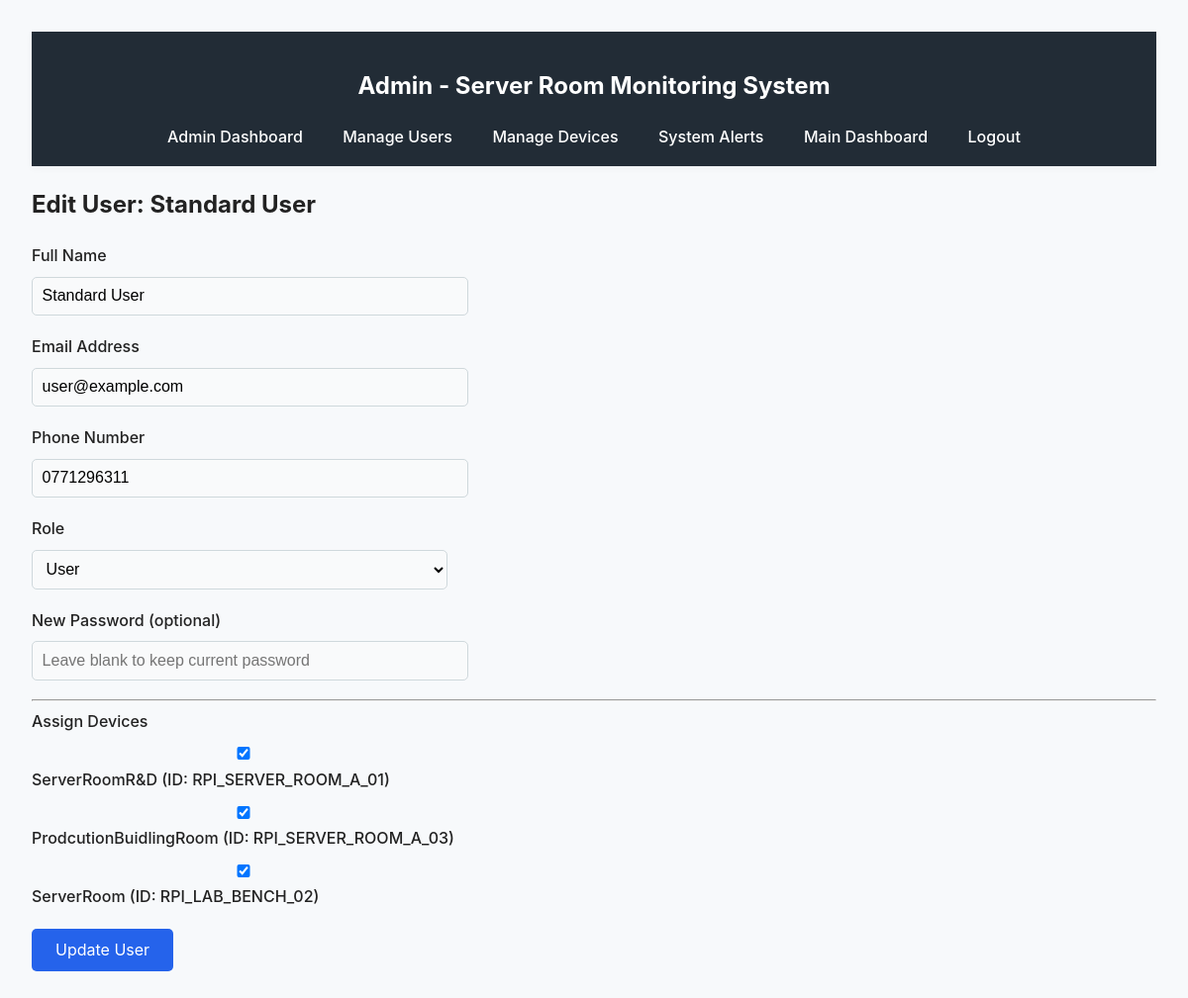
The app's page /admin/users/edit/2 (signed in) with its own data.
### app/models.py (models this page shows, shortened)
class User(UserMixin, db.Model):
    id = db.Column(db.Integer, primary_key=True)
    full_name = db.Column(db.String(120), nullable=False)
    email = db.Column(db.String(120), index=True, unique=True, nullable=False)
    phone_number = db.Column(db.String(20))
    password_hash = db.Column(db.String(256))
    role = db.Column(db.String(10), default='user', nullable=False)
    devices = db.relationship(
        'Device', secondary=user_device_association,
        backref=db.backref('users', lazy='dynamic'), lazy='dynamic'
    )

class Device(db.Model):
    id = db.Column(db.Integer, primary_key=True)
    name = db.Column(db.String(120), nullable=False)
    unique_hardware_id = db.Column(db.String(120), unique=True, nullable=False)
    category = db.Column(db.String(120), default='default')
    temp_threshold_high = db.Column(db.Float)
    humidity_threshold_low = db.Column(db.Float)
    humidity_threshold_high = db.Column(db.Float)
    alert_on_water = db.Column(db.Boolean, default=True)
    voltage_threshold_low = db.Column(db.Float)
    voltage_threshold_high = db.Column(db.Float)
    temp_alert_status = db.Column(db.Boolean, default=False)
    humidity_alert_status = db.Column(db.Boolean, default=False)
    water_alert_status = db.Column(db.Boolean, default=False)
    voltage_alert_status = db.Column(db.Boolean, default=False)
    sensor_data = db.relationship('SensorData', backref='device', lazy='dynamic')
    alerts = db.relationship('AlertLog', backref='device', lazy='dynamic')

### app/admin.py (the view, shortened to what this page needs)
@bp.route('/users/edit/<int:user_id>', methods=['GET', 'POST'])
@login_required
@admin_required
def edit_user(user_id):
    user_to_edit = User.query.get_or_404(user_id)
    all_devices = Device.query.all()
    return render_template('admin/edit_user.html', user=user_to_edit, devices=all_devices)

### app/auth.py (called while the page is built)
def admin_required(f):
    @wraps(f)
    def decorated_function(*args, **kwargs):
        if not current_user.is_authenticated or current_user.role != 'admin':
            abort(403) # Forbidden
        return f(*args, **kwargs)
    return decorated_function

@login.user_loader
def load_user(id):
    return User.query.get(int(id))

### app/templates/admin/edit_user.html (shortened to what this page needs)
{% extends 'admin/layout.html' %}
{% block content %}
  <h2>Edit User: {{ user.full_name }}</h2>
  <form method="post">
    <div class="form-group">
      <label for="full_name">Full Name</label>
      <input type="text" id="full_name" name="full_name" value="{{ user.full_name }}" required>
    </div>
    <div class="form-group">
      <label for="email">Email Address</label>
      <input type="email" id="email" name="email" value="{{ user.email }}" required>
    </div>
    <div class="form-group">
      <label for="phone_number">Phone Number</label>
      <input type="text" id="phone_number" name="phone_number" value="{{ user.phone_number or '' }}">
    </div>
    <div class="form-group">
      <label for="role">Role</label>
      <select id="role" name="role">
        <option value="user" {% if user.role == 'user' %}selected{% endif %}>User</option>
      </select>
    </div>
    <div class="form-group">
        <label for="password">New Password (optional)</label>
        <input type="password" id="password" name="password" placeholder="Leave blank to keep current password">
    </div>
    <hr>
    <div class="form-group">
      <label>Assign Devices</label>
      <div class="checkbox-group">
        {% for device in devices %}
          <div class="checkbox-item">
            <input type="checkbox" id="device-{{ device.id }}" name="devices" value="{{ device.id }}"
                   {% if device in user.devices.all() %}checked{% endif %}>
            <label for="device-{{ device.id }}">{{ device.name }} (ID: {{ device.unique_hardware_id }})</label>
          </div>
        {% else %}
          <p>No devices available to assign.</p>
        {% endfor %}
      </div>
    </div>
    <button type="submit">Update User</button>
  </form>
{% endblock %}

### app/static/style.css (style rules this page uses)
body { font-family: -apple-system, BlinkMacSystemFont, "Segoe UI", Roboto, "Helvetica Neue", Arial, sans-serif; line-height: 1.6; background-color: #f7f9fb; margin: 0; color: #222; }
.form-group { margin-bottom: 1.2rem; }
.form-group label { display: block; margin-bottom: 0.5rem; font-weight: 500; }
.form-group input, select { width: 100%; padding: 0.6rem; border: 1px solid #cfd8dc; border-radius: 5px; max-width: 420px; font-size: 1rem; background: #f9fafb; transition: border-color 0.2s; }
button, .button-primary, .button-edit, .button-delete { padding: 0.7rem 1.5rem; border: none; border-radius: 5px; cursor: pointer; font-family: inherit; font-size: 1rem; transition: background 0.2s, color 0.2s; }
button, .button-primary { background-color: #2563eb; color: white; text-decoration: none; }

### records on screen
User: full_name "Standard User", email "user@example.com", phone_number "0771296311", role "User"
Device: name "ServerRoomR&D", unique_hardware_id "RPI_SERVER_ROOM_A_01"
Device: name "ProdcutionBuidlingRoom", unique_hardware_id "RPI_SERVER_ROOM_A_03"
Device: name "ServerRoom", unique_hardware_id "RPI_LAB_BENCH_02"
